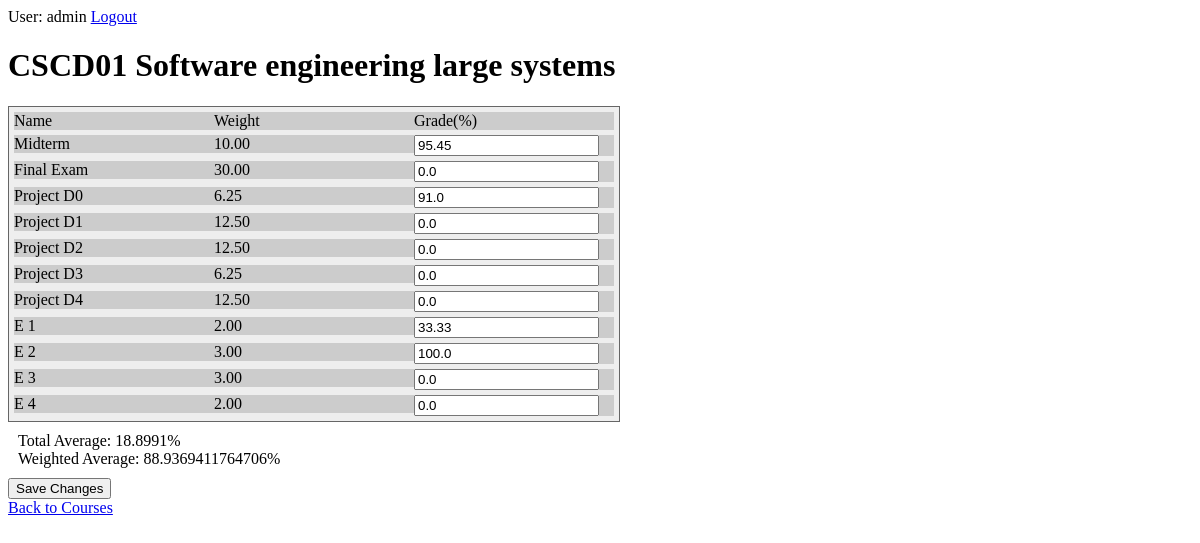
The page /courses/16/ (signed in) on the database as committed earlier.
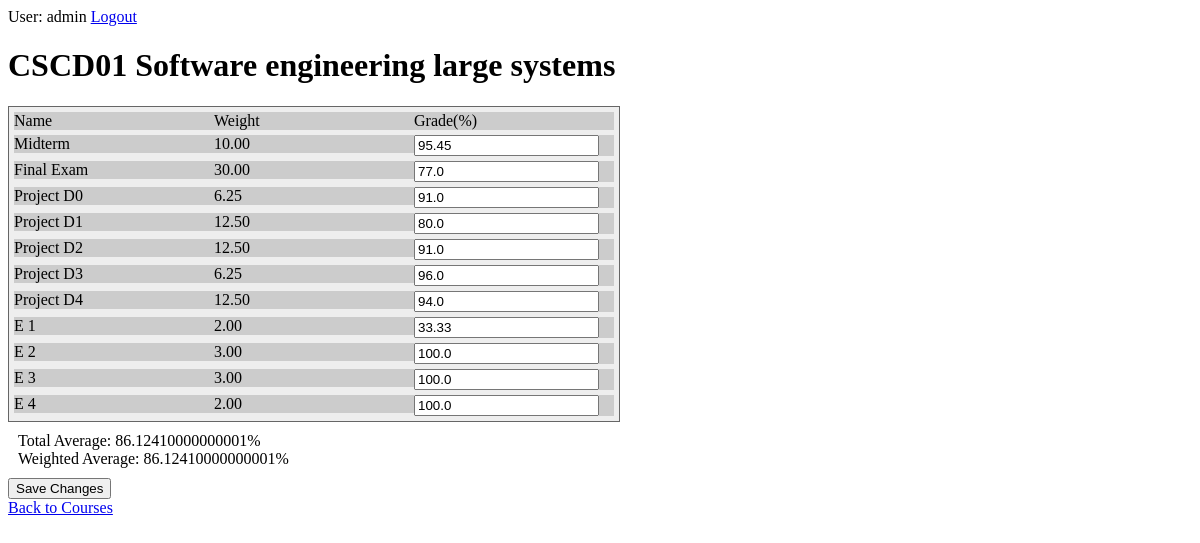
The same page on the database as committed later.
### courses/models.py (models this page shows, shortened)
class Assessment(models.Model):
    course = models.ForeignKey(Course, on_delete=models.CASCADE)
    name = models.CharField(max_length=100)
    components = models.IntegerField(default=1)
    weight = models.DecimalField(decimal_places=2, max_digits=4)

class Grade(models.Model):
    user_id = models.IntegerField(default=1)
    assessment = models.ForeignKey(Assessment, on_delete=models.CASCADE)
    mark = models.FloatField(default=0.0)
    component = models.IntegerField(default=1)

class Course(models.Model):
    course_code = models.CharField(max_length=20)
    course_name = models.CharField(max_length=200)
    def validate_weight(self):
        weight = 0.0
        assessments = Assessment.objects.filter(course=self)
        for assessment in assessments:
            weight += float(assessment.weight)
        return (weight == 100.0)
    def getTotalAverage(self):
        if not Course.validate_weight(self):
            return 0.0
        mark = 0.0
        assessments = Assessment.objects.filter(course=self)
        for asm in assessments:
            grades = Grade.objects.filter(assessment=asm)
            weight = asm.weight/asm.components
            for grade in grades:
                mark += float(grade.mark) * float(weight) / 100
        return mark
    def getWeightedAverage(self):
        if not Course.validate_weight(self):
            return 0.0
        mark = 0.0
        availableMark = 0.0
        assessments = Assessment.objects.filter(course=self)
        for asm in assessments:
            grades = Grade.objects.filter(assessment=asm)
            weight = asm.weight/asm.components
            for grade in grades:
                if grade.mark > 0:
                    availableMark += float(weight)
                mark += (float(grade.mark)/100) * float(weight)
        if not availableMark: return 0
        return mark/availableMark * 100

### courses/views.py (the view)
# urls.py: path('<int:pk>/', views.DetailView.as_view(), name='detail'),
class DetailView(generic.DetailView):
    model = Course
    template_name = 'courses/detail.html'
    def get_queryset(self):
        return Course.objects

### courses/templatetags/courses_extra.py (called while the page is built)
@register.filter
def getMark(assessment_id, c):
    a = Assessment.objects.get(pk=assessment_id)
    try:
        return float(a.grade_set.get(component=c).mark)
    except(Grade.DoesNotExist):
        return 0.0

@register.filter
def getTotalAverage(course_id):
    c = Course.objects.get(pk=course_id)
    return c.getTotalAverage()

@register.filter
def getWeightedAverage(course_id):
    c = Course.objects.get(pk=course_id)
    return c.getWeightedAverage()

### courses/templates/courses/detail.html (shortened to what this page needs)
{% load static %}
{% load courses_extra %}
<link rel="stylesheet" type="text/css" href="{% static 'courses/detail.css' %}">
{% if user.is_authenticated %}
<div id = "auth_nav">
User: {{ user.get_username }}  <a href="{% url 'logout'%}?next={{request.path}}">Logout</a>
</div>
<h1>{{ course.course_code }} {{course.course_name}}</h1>
<form action="{% url 'courses:set_grade' course.id %}" method="post">
    <div class="table">
        <div class="row">
            <div class="cell">Name</div>
            <div class="cell">Weight</div>
            <div class="cell">Grade(%)</div>
        </div>
        {% for assessment in course.assessment_set.all %}
        {% if assessment.components > 1 %}
        {% for i in 1|filter_range:assessment.components %}
        <div class="row">
            <div class="cell">{{assessment.name}} {{i}}</div>
            <div class="cell">{{assessment.weight|div:assessment.components}}</div>
            <div class="cell">
                <input type="text" name="{{assessment.id}}_{{i}}" value="{{assessment.id|getMark:i}}" required
                    pattern="^(?:\d{1,2}(?:\.\d{1,2})?|100(?:\.0?0)?)" />
            </div>
        </div>
        {% endfor %}
        {% else%}
        <div class="row">
            <div class="cell">{{assessment.name}}</div>
            <div class="cell">{{assessment.weight}}</div>
            <div class="cell">
                <input type="text" name="{{assessment.id}}_1" value="{{assessment.id|getMark:1}}" required
                    pattern="^(?:\d{1,2}(?:\.\d{1,2})?|100(?:\.0?0)?)" />
            </div>
        </div>
        {% endif %}
        {% endfor %}
    </div>
    <div class="average">
        <div class="total">Total Average: {{course.id|getTotalAverage}}%</div>
        <div class="weighted">Weighted Average: {{course.id|getWeightedAverage}}%</div>
    </div>
    <input type="submit" value="Save Changes">
    <div>
        <a href="{% url 'courses:index' %}"> Back to Courses</a>
    </div>
</form>
{% else %}
<p> You are not authenticated, please
<a href="{% url 'login'%}?next={{request.path}}">Login</a></p>
{% endif %}

Rows that differ between the two databases and show on the page:
changed through a linked row, Course "CSCD01": id|getTotalAverage "18.8991" → "86.12410000000001"; id|getWeightedAverage "88.9369411764706" → "86.12410000000001"
changed through a linked row, Assessment "Final Exam": id|getMark "0.0" → "77.0"
changed through a linked row, Assessment "Project D1": id|getMark "0.0" → "80.0"
changed through a linked row, Assessment "Project D2": id|getMark "0.0" → "91.0"
changed through a linked row, Assessment "Project D3": id|getMark "0.0" → "96.0"
changed through a linked row, Assessment "Project D4": id|getMark "0.0" → "94.0"
changed through a linked row, Assessment (number 10 of 11 on the later page): id|getMark "0.0" → "100.0"
changed through a linked row, Assessment (number 11 of 11 on the later page): id|getMark "0.0" → "100.0"
